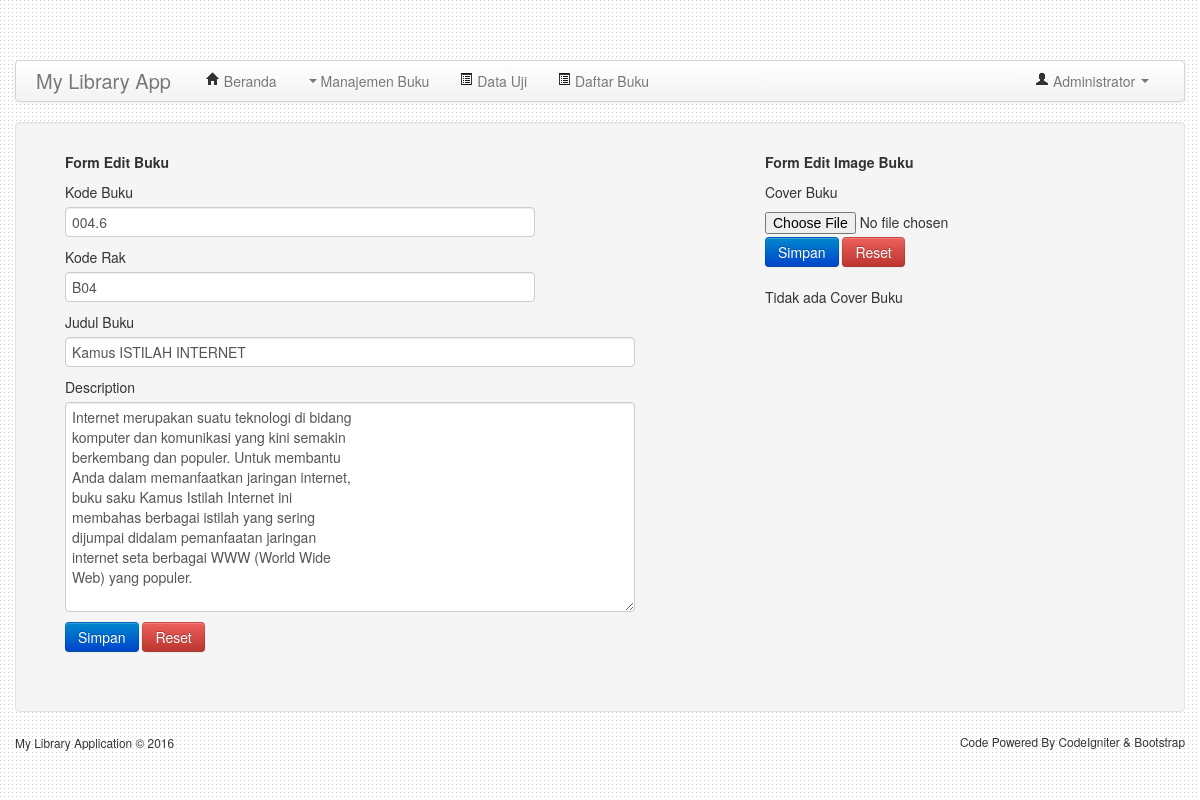
/dashboard.php?p=editBuku&idb=41 (signed in), run on the app's committed database.
### tables this page shows
CREATE TABLE IF NOT EXISTS `buku` (
  `id_buku` int(11) NOT NULL,
  `kode_buku` varchar(5) NOT NULL,
  `kode_rak` varchar(5) NOT NULL,
  `judul_buku` varchar(255) NOT NULL,
  `keterangan` longtext NOT NULL,
  `img_buku` varchar(50) NOT NULL,
  `classifikasi` int(11) NOT NULL
);

### editBuku.php (the view, shortened to what this page needs)
	<?php
	if(isset($_GET['idb']) && !empty($_GET['idb'])){
		$id=$_GET['idb'];
		$query=mysql_query("select * from buku where id_buku='".$id."'");
		$databuku=mysql_fetch_object($query);
	}
?>
<div class="span7">
	<h5>Form Edit Buku</h5>
	<form action="" method="POST" role="form" enctype="multipart/form-data">
		<div class="form-group">
			<label>Kode Buku</label>
			<input type="text" name="kdbok" placeholder="Kode Buku" required class="span5" value="<?php echo $databuku->kode_buku;?>">
		</div>
		<div class="form-group">
			<label>Kode Rak</label>
			<input type="text" name="kdrak" placeholder="Kode Rak" required class="span5" value="<?php echo $databuku->kode_rak;?>">
		</div>
		<div class="form-group">
			<label>Judul Buku</label>
			<input type="text" name="judul" placeholder="Judul Buku" required class="span6" value="<?php echo $databuku->judul_buku;?>">
		</div>
		<div class="form-group">
			<label>Description</label>
			<textarea class="span6" name="keterangan" rows="10" required><?php echo $databuku->keterangan; ?></textarea>
		</div>
		<div class="form-group">
			<button type="submit" class="btn btn-primary">Simpan</button>
			<button type="reset" class="btn btn-danger">Reset</button>
		</div>
		<br/>
	</form>
</div>
<div class="span4">
	<h5>Form Edit Image Buku</h5>
	<form action="proses/proUpdateCover.php" method="POST" role="form" enctype="multipart/form-data">
		<div class="form-group">
			<label>Cover Buku</label>
			<input type="file" name="cover" class="form-control" required>
		</div>
		<div class="form-group">
			<button type="submit" class="btn btn-primary">Simpan</button>
			<button type="reset" class="btn btn-danger">Reset</button>
		</div>
	</form>
	<div>
		<?php
			if(empty($databuku->img_buku)){
				echo"<span class='warning'>Tidak ada Cover Buku</span>";
			}else{
				echo"<img src='image/".$databuku->img_buku."' class='img-polaoid' alt='Cover buku'>";
			}
		?>
	</div>
</div>
<br style="clear:both;"/>

### asset/css/docs.css (style rules this page uses)
body { position: relative; padding-top: 40px; background-image:url(../img/bg_dotted.png); }

### data on the page
buku: kdbok "004.6", kdrak "B04", judul "Kamus ISTILAH INTERNET", keterangan "Internet merupakan suatu teknologi di bidang komputer dan komunikasi yang kini semakin berkembang dan populer. Untuk membantu Anda dalam memanfaatkan jaringan internet, buku saku Kamus Istilah Internet ini membahas berbagai istilah yang sering dijumpai didalam pemanfaatan jaringan internet seta berbagai WWW (World Wide Web) yang populer."

### other printed values
$_SESSION['nama'] "Administrator"
